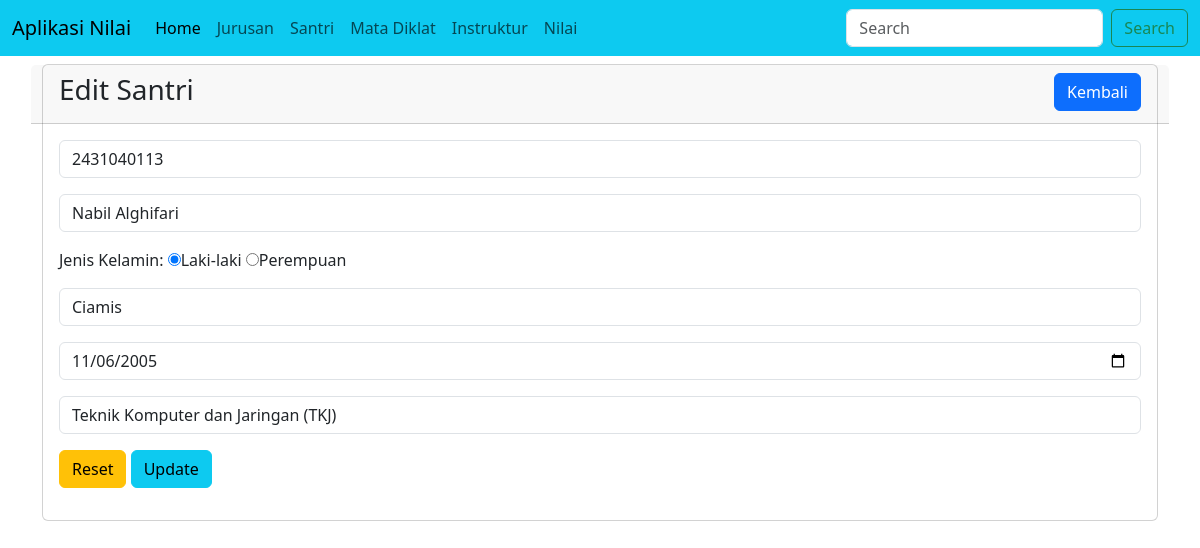
Screenshot of /?m=santri&s=edit&id=7 with the database file from the repository.
### tables this page shows
CREATE TABLE `students` (
  `id` int(11) NOT NULL,
  `nis` varchar(10) NOT NULL,
  `name` varchar(100) DEFAULT NULL,
  `gender` varchar(10) DEFAULT NULL,
  `pob` varchar(75) DEFAULT NULL,
  `dob` date DEFAULT NULL,
  `major_id` int(11) NOT NULL
);

CREATE TABLE `majors` (
  `id` int(11) NOT NULL,
  `name` varchar(75) DEFAULT NULL,
  `capacity` int(11) DEFAULT NULL,
  `fill` int(11) DEFAULT NULL
);

### santri/edit.php (the view, shortened to what this page needs)
<div class="row">
    <div class="col-12">
        <div class="card">
            <div class="card-header row">
                <div class="card-title h3 col-8">Edit Santri</div>
                <div class="col-4">
                    <a href="?m=santri&s=view" class="btn btn-md btn-primary float-end">Kembali</a>
                </div>
            </div>
            <?php
            include_once('config.php');
            $id = $_GET['id'];
            $sql = "SELECT * FROM students WHERE id='$id'";
            $query = mysqli_query($con, $sql);
            $r = mysqli_fetch_array($query);
            ?>
            <div class="card-body">
                <form action="?m=santri&s=update" method="post">
                    <div class="mb-3">
                        <input type="text" name="nis" value="<?=$r['nis']?>" class="form-control" placeholder="No Induk Santri" required autofocus>
                    </div>
                    <div class="mb-3">
                        <input type="text" name="name" value="<?=$r['name']?>" class="form-control" placeholder="Nama Santri" required>
                    </div>
                    <div class="mb-3">
                        <label for="">Jenis Kelamin:</label>
                        <input type="radio" name="gender" value="Laki-laki" <?= $r['gender'] == 'Laki-laki' ? 'checked' : '' ?>>Laki-laki
                        <input type="radio" name="gender" value="Perempuan" <?= $r['gender'] == 'Perempuan' ? 'checked' : '' ?> >Perempuan
                    </div>
                    <div class="mb-3">
                        <input type="text" name="pob" value="<?=$r['pob']?>" class="form-control" placeholder="Tempat Lahir" required >
                    </div>
                    <div class="mb-3">
                        <input type="date" name="dob" value="<?=$r['dob']?>" class="form-control" placeholder="Tanggal Lahir" required >
                    </div>
                    <div class="mb-3">
                    <select name="major_id" class="form-control" required>
                        <?php
                        include_once('config.php');
                        $sql2 = "SELECT id, name FROM majors";
                        $query2 = mysqli_query($con, $sql2);
                        while ($r2= mysqli_fetch_array($query2)) {
                            ?>
                            <option value="<?=$r2['id']?>" <?=$r2['id']==$r['major_id'] ? 'selected' : ''?>><?=$r2['name']?></option>
                        <?php } ?>
                    </select>
                </div>
                    <div class="mb-3">
                        <input type="reset" class="btn btn-warning">
                        <input type="submit" name="update" value="Update" class="btn btn-info">
                    </div>
                </form>
            </div>
        </div>
    </div>
</div>

### rows the page displays
students: nis "2431040113", name "Nabil Alghifari", gender "☑", pob "Ciamis", dob "11/06/2005", major_id "Teknik Komputer dan Jaringan (TKJ)"
